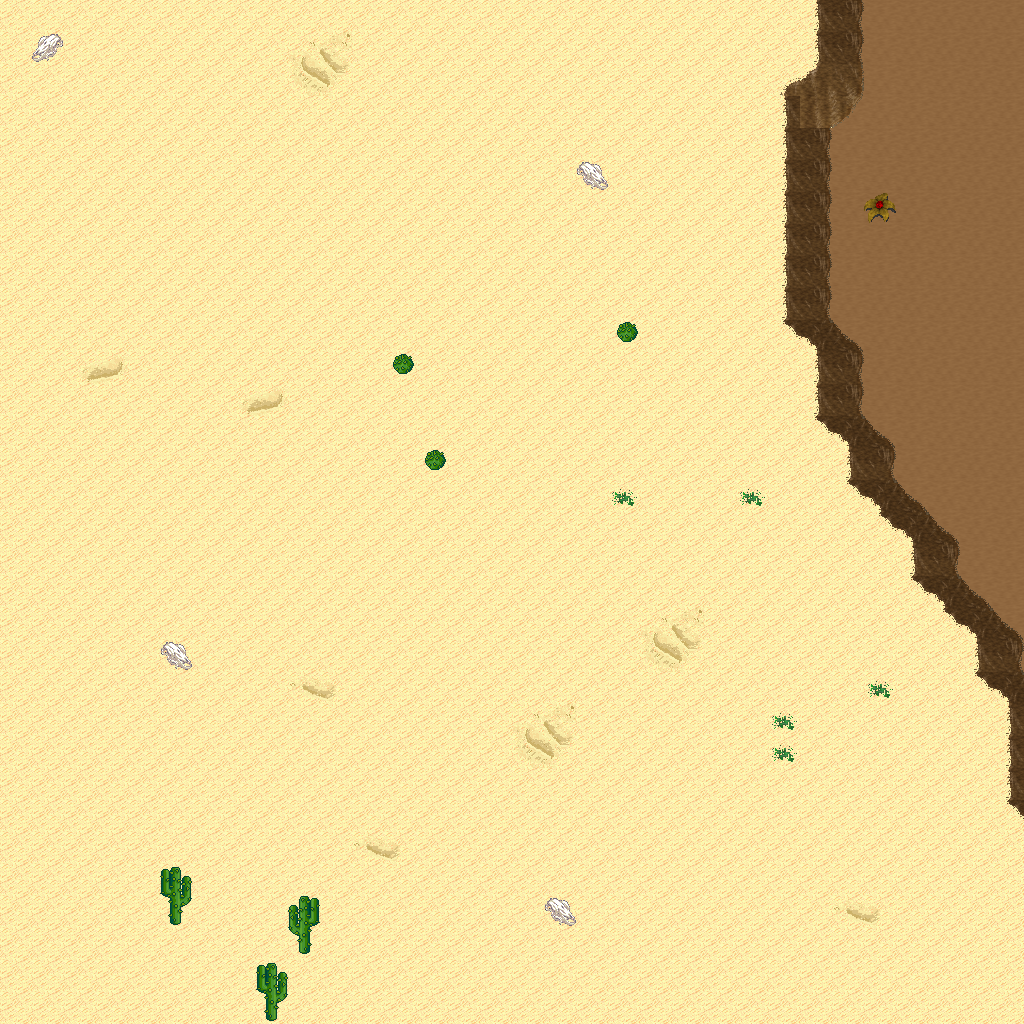

This is a level from a 2D game, rendered from its Tiled map with the project's own tilesets. A one-line summary and the map file follow, with tile-layer data summarised:
An orthogonal 32x32 tile map with 32x32 px tiles, 5 tile layers (Ground, Objects, Objects2, Above, ...), 1 hidden layer not drawn, 10 tilesets.

<map version="1.10" tiledversion="1.11.0" orientation="orthogonal" renderorder="right-down" width="32" height="32" tilewidth="32" tileheight="32" infinite="0" nextlayerid="11" nextobjectid="1">
 <tileset firstgid="1" name="logic_collision" tilewidth="32" tileheight="32" tilecount="1" columns="1">
  <image source="../drawable/logic_collision.png" width="32" height="32" />
 </tileset>
 <tileset firstgid="2" name="ground_ground" tilewidth="32" tileheight="32" tilecount="33" columns="3">
  <image source="../drawable/ground_ground.png" width="96" height="352" />
 </tileset>
 <tileset firstgid="35" name="ground_ridge_earth_pale" tilewidth="32" tileheight="32" tilecount="96" columns="12">
  <image source="../drawable/ground_ridge_earth_pale.png" width="384" height="256" />
 </tileset>
 <tileset firstgid="131" name="ground_ridge_earth_dark" tilewidth="32" tileheight="32" tilecount="96" columns="12">
  <image source="../drawable/ground_ridge_earth_dark.png" width="384" height="256" />
 </tileset>
 <tileset firstgid="227" name="terrain_desert" tilewidth="32" tileheight="32" tilecount="88" columns="8">
  <image source="../drawable/terrain_desert.png" width="256" height="352" />
 </tileset>
 <tileset firstgid="315" name="ground_ladder_horizontal_dark" tilewidth="32" tileheight="32" tilecount="3" columns="1">
  <image source="../drawable/ground_ladder_horizontal_dark.png" width="32" height="96" />
 </tileset>
 <tileset firstgid="318" name="plant_bush_various_small" tilewidth="32" tileheight="32" tilecount="9" columns="3">
  <image source="../drawable/plant_bush_various_small.png" width="96" height="96" />
 </tileset>
 <tileset firstgid="327" name="plant_cactus_2" tilewidth="32" tileheight="32" tilecount="10" columns="5">
  <image source="../drawable/plant_cactus_2.png" width="160" height="64" />
 </tileset>
 <tileset firstgid="337" name="plant_tree_evergreen" tilewidth="32" tileheight="32" tilecount="36" columns="3">
  <image source="../drawable/plant_tree_evergreen.png" width="96" height="384" />
 </tileset>
 <tileset firstgid="373" name="ground_sand_2" tilewidth="32" tileheight="32" tilecount="15" columns="5">
  <image source="../drawable/ground_sand_2.png" width="160" height="96" />
 </tileset>
 <layer id="1" name="Ground" width="32" height="32">
  <data>[1024 cells, 1024 non-empty, 13 distinct tile ids]</data>
 </layer>
 <layer id="2" name="Objects" width="32" height="32">
  <data>[1024 cells, 63 non-empty, 14 distinct tile ids]</data>
 </layer>
 <layer id="3" name="Objects2" width="32" height="32">
  <data>[1024 cells, 0 non-empty, 0 distinct tile ids]</data>
 </layer>
 <layer id="4" name="Above" width="32" height="32">
  <data>[1024 cells, 3 non-empty, 2 distinct tile ids]</data>
 </layer>
 <layer id="5" name="Above2" width="32" height="32">
  <data>[1024 cells, 0 non-empty, 0 distinct tile ids]</data>
 </layer>
 <layer id="6" name="Walkable" width="32" height="32" visible="0">
  <data>[1024 cells, 34 non-empty, 1 distinct tile ids]</data>
 </layer>
 <objectgroup id="7" name="Mapevents" />
 <objectgroup id="8" name="Spawn" />
 <objectgroup id="9" name="Keys" />
 <objectgroup id="10" name="Replace" />
</map>
